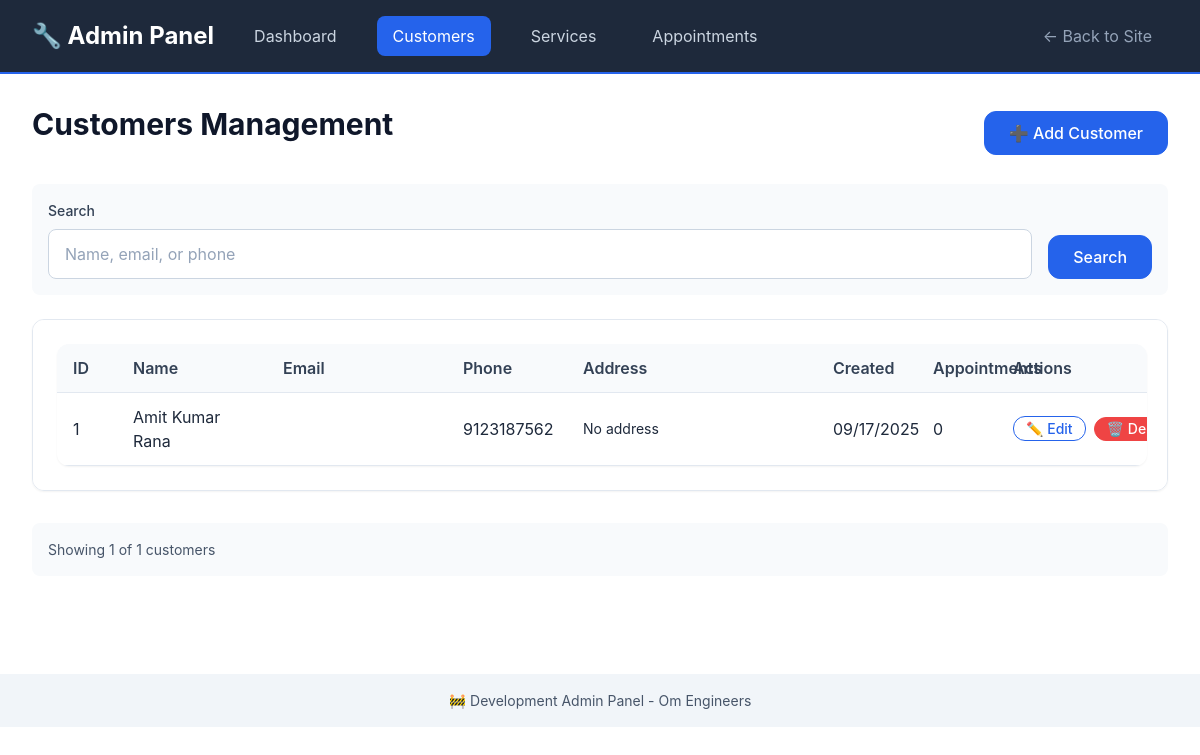
Before: /admin/customers with the older database file.
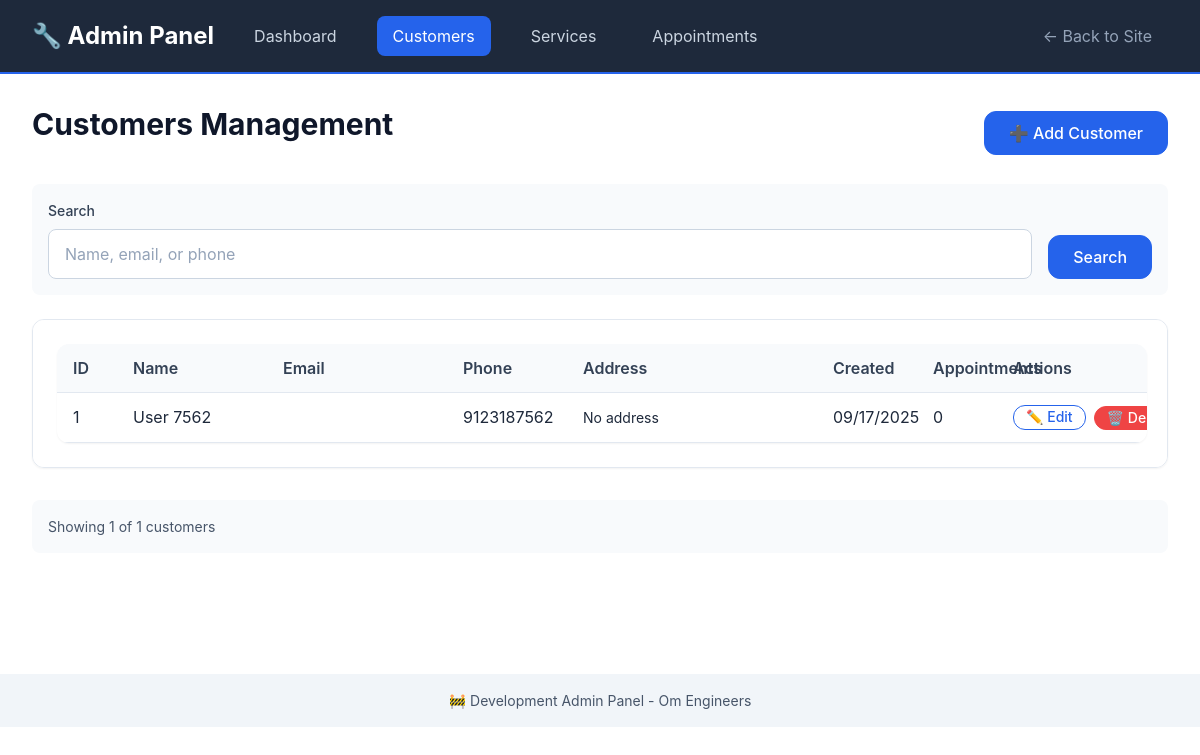
After: the same page with the newer database file.
### models/customer_db.py (models this page shows, shortened)
class Customer(db.Model):
    __tablename__ = 'customers'
    id: Mapped[int] = mapped_column(primary_key=True)
    name: Mapped[str] = mapped_column(String(100), nullable=False)
    email: Mapped[str] = mapped_column(String(120), nullable=True, index=True)
    phone: Mapped[str] = mapped_column(String(20), nullable=False, index=True)
    address: Mapped[str] = mapped_column(Text, nullable=True)
    created_at: Mapped[datetime] = mapped_column(DateTime, default=datetime.utcnow)
    updated_at: Mapped[datetime] = mapped_column(DateTime, default=datetime.utcnow, onupdate=datetime.utcnow)
    appointments = db.relationship('Appointment', back_populates='customer', cascade='all, delete-orphan')

### routes/admin.py (the view, shortened to what this page needs)
@admin_bp.route('/customers')
def customers():
    search = request.args.get('search', '')
    page = request.args.get('page', 1, type=int)
    query = Customer.query
    customers = query.order_by(Customer.created_at.desc()).paginate(
        page=page, per_page=20, error_out=False
    )
    return render_template('admin/customers.html', customers=customers, search=search)

### templates/admin/customers.html (shortened to what this page needs)
{% extends "admin/base.html" %}
{% block content %}
<div style="display: flex; justify-content: space-between; align-items: center; margin-bottom: var(--space-6);">
    <h1>Customers Management</h1>
    <a href="{{ url_for('admin.new_customer') }}" class="btn btn-primary">➕ Add Customer</a>
</div>
<div class="filters">
    <form method="GET" style="display: flex; gap: var(--space-4); align-items: end; flex-wrap: wrap; width: 100%;">
        <div style="flex: 1; min-width: 200px;">
            <label for="search" class="form-label">Search</label>
            <input type="text" id="search" name="search" class="form-input"
                   placeholder="Name, email, or phone" value="{{ search }}">
        </div>
        <button type="submit" class="btn btn-primary">Search</button>
    </form>
</div>
{% if customers.items %}
<div class="card">
    <table class="admin-table">
        <thead>
            <tr>
                <th>ID</th>
                <th>Name</th>
                <th>Email</th>
                <th>Phone</th>
                <th>Address</th>
                <th>Created</th>
                <th>Appointments</th>
                <th>Actions</th>
            </tr>
        </thead>
        <tbody>
            {% for customer in customers.items %}
            <tr>
                <td>{{ customer.id }}</td>
                <td>{{ customer.name }}</td>
                <td>{{ customer.email }}</td>
                <td>{{ customer.phone }}</td>
                <td class="address-column">
                    <div style="max-width: 250px; overflow: hidden; text-overflow: ellipsis; white-space: nowrap;"
                         title="{{ customer.address or 'No address provided' }}">
                        {{ customer.address or 'No address' }}
                    </div>
                </td>
                <td>{{ customer.created_at.strftime('%m/%d/%Y') }}</td>
                <td>{{ customer.appointments|length }}</td>
                <td>
                    <div style="display: flex; gap: var(--space-2);">
                        <a href="{{ url_for('admin.edit_customer', customer_id=customer.id) }}"
                           class="btn btn-sm btn-outline">✏️ Edit</a>
                        <form method="POST" action="{{ url_for('admin.delete_customer', customer_id=customer.id) }}"
                              style="display: inline;"
                              onsubmit="return confirm('Are you sure you want to delete this customer? This will also delete all their appointments!')">
                            <button type="submit" class="btn btn-sm btn-danger">🗑️ Delete</button>
                        </form>
                    </div>
                </td>
            </tr>
            {% endfor %}
        </tbody>
    </table>
</div>
{% endif %}
<div style="margin-top: var(--space-8); padding: var(--space-4); background: var(--gray-50); border-radius: var(--border-radius);">
    <p style="margin: 0; color: var(--gray-600); font-size: var(--font-size-sm);">
        Showing {{ customers.items|length }} of {{ customers.total }} customers
    </p>
</div>
{% endblock %}

Changed rows visible on the page:
changed Customer "No address": name "Amit Kumar Rana" → "User 7562"
